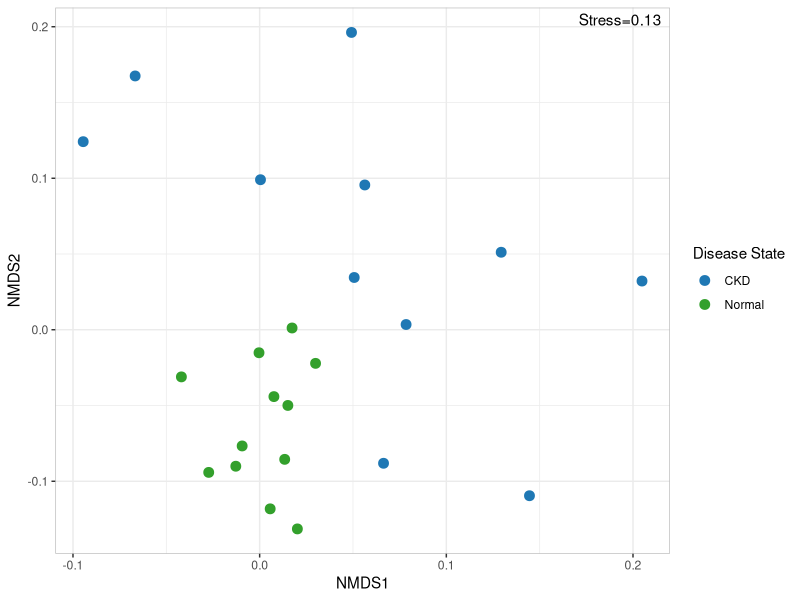
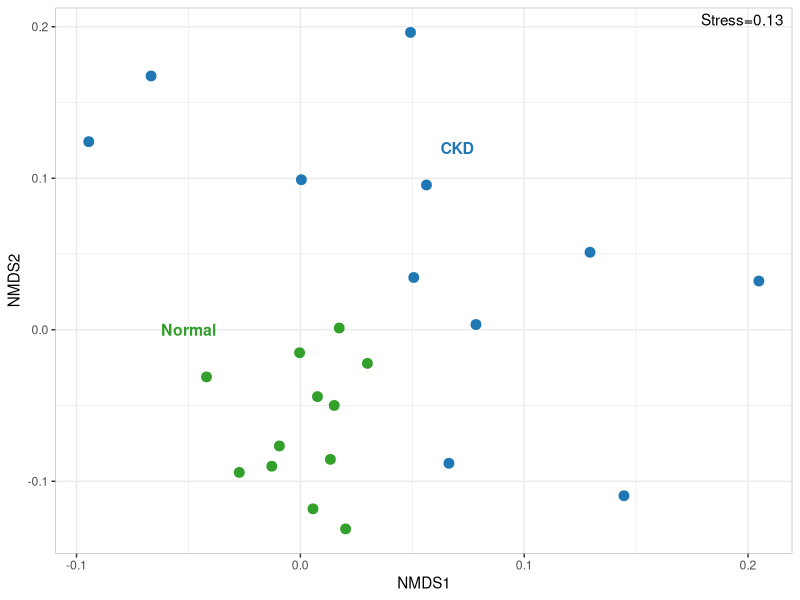

Generate these figures, in order, with R:
library(readr)
library(ggplot2)
library(ggthemes)
library(RColorBrewer)

ckd_beta <- read_csv("ckd_beta.txt")

#not a bad plot
label_colors <- brewer.pal(n = 4,name = "Paired")[c(2,4)]
ggplot(ckd_beta) +
  geom_point(aes(MDS1,MDS2,color=DiseaseState),size=3) +
  theme_bw() + 
  annotate("text",label="Stress=0.13",x=Inf,y=Inf,hjust=1.1,vjust=1.5) +
  scale_color_manual(values = label_colors) +
  labs(x="NMDS1",y="NMDS2", color="Disease State") +
  theme(panel.border = element_rect(color="gray75"))

#a better plot
label_colors <- brewer.pal(n = 4,name = "Paired")[c(2,4)]
ggplot(ckd_beta) +
  geom_point(aes(MDS1,MDS2,color=DiseaseState),size=3) +
  theme_bw() + 
  annotate("text",label="Stress=0.13",x=Inf,y=Inf,hjust=1.1,vjust=1.5) +
  annotate("text",label="CKD",color=label_colors[1],x=0.07, y=0.12,size=4,fontface=2) +
  annotate("text",label="Normal",color=label_colors[2],x=-0.05, y=0,size=4,fontface=2) +
  scale_color_manual(values = label_colors,guide=FALSE) +
  labs(x="NMDS1",y="NMDS2") +
  theme(panel.border = element_rect(color="gray75"))